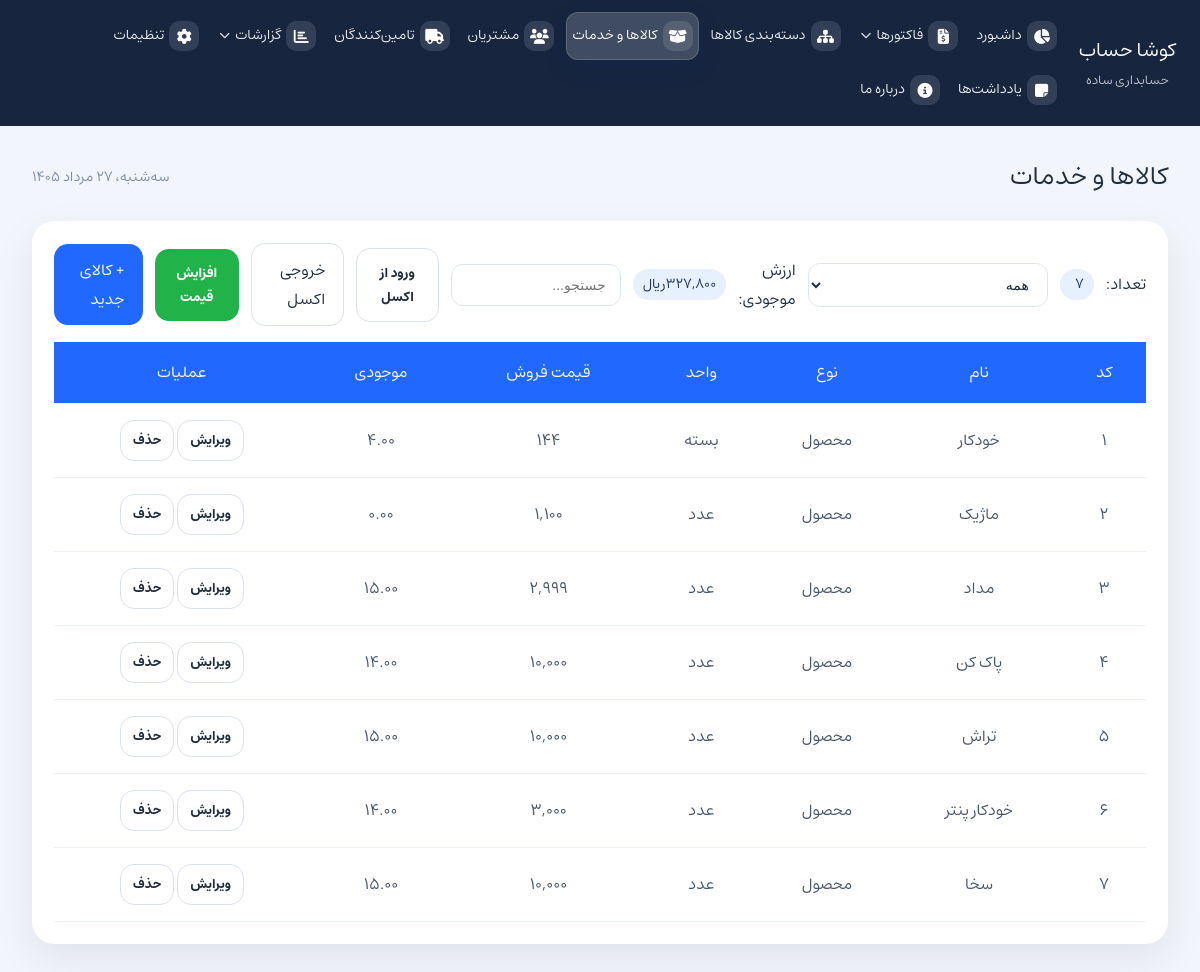
Page /?page=goods-and-services on the committed database.
### tables this page shows
CREATE TABLE `products` (
  `id` int NOT NULL AUTO_INCREMENT,
  `code` varchar(50) NOT NULL,
  `name` varchar(150) NOT NULL,
  `category_id` int DEFAULT NULL,
  `type` enum('product','service') NOT NULL DEFAULT 'product',
  `unit` varchar(50) NOT NULL DEFAULT 'عدد',
  `purchase_price` decimal(14,2) NOT NULL DEFAULT '0.00',
  `sale_price` decimal(14,2) NOT NULL DEFAULT '0.00',
  `stock` decimal(14,2) NOT NULL DEFAULT '0.00',
  `min_stock` decimal(14,2) NOT NULL DEFAULT '0.00',
  `description` text,
  `created_at` timestamp NULL DEFAULT CURRENT_TIMESTAMP,
  PRIMARY KEY (`id`),
  UNIQUE KEY `code` (`code`),
  KEY `category_id` (`category_id`),
  CONSTRAINT `products_ibfk_1` FOREIGN KEY (`category_id`) REFERENCES `product_categories` (`id`) ON DELETE SET NULL
);

### assets/php/product_common.php (the view, shortened to what this page needs)
<?php
function getCategoryTree($mysqli): array
{
    $items = [];
    $result = $mysqli->query('SELECT * FROM product_categories ORDER BY parent_id IS NULL DESC, parent_id, CAST(code AS UNSIGNED)');
    if ($result) {
        while ($row = $result->fetch_assoc()) {
            $items[] = $row;
        }
    }
    $tree = [];
    $children = [];
    foreach ($items as $item) {
        if ($item['parent_id'] === null) {
            $tree[$item['id']] = $item;
        } else {
            $children[$item['parent_id']][] = $item;
        }
    }
    return [$tree, $children];
}
function buildCategoryOptionsHtml($mysqli, $selectedId = '')
{
    list($tree, $children) = getCategoryTree($mysqli);
    $html = '<option value="">بدون دسته‌بندی</option>';
    foreach ($tree as $node) {
        $html .= buildCategoryOption($node, $children, 0, $selectedId);
    }
    return $html;
}
function buildCategoryFilterOptionsHtml($mysqli, $selectedId = '', $firstLabel = 'همه')
{
    list($tree, $children) = getCategoryTree($mysqli);
    $html = '<option value="">' . htmlspecialchars($firstLabel, ENT_QUOTES, 'UTF-8') . '</option>';
    foreach ($tree as $node) {
        $html .= buildCategoryOption($node, $children, 0, $selectedId);
    }
    return $html;
}
function buildCategoryOption(array $node, array $children, int $level, $selectedId): string
{
    $prefix = str_repeat('— ', $level);
    $sel = ((string) $node['id'] === (string) $selectedId) ? ' selected' : '';
    $html = '<option value="' . $node['id'] . '"' . $sel . '>' . $prefix . htmlspecialchars($node['name'], ENT_QUOTES, 'UTF-8') . '</option>';
    if (!empty($children[$node['id']])) {
        foreach ($children[$node['id']] as $child) {
            $html .= buildCategoryOption($child, $children, $level + 1, $selectedId);
        }
    }
    return $html;
}
function getInventorySummary($mysqli): array
{
    $total = 0;
    $value = 0.0;
    $countResult = $mysqli->query('SELECT COUNT(*) AS c FROM products');
    if ($countResult && $row = $countResult->fetch_assoc()) {
        $total = (int) $row['c'];
    }
    $valueResult = $mysqli->query("SELECT COALESCE(SUM(stock * purchase_price), 0) AS v FROM products WHERE type = 'product'");
    if ($valueResult && $row = $valueResult->fetch_assoc()) {
        $value = (float) $row['v'];
    }
    return ['total' => $total, 'value' => $value];
}
function buildProductRow(array $p): string
{
    $esc = function ($v) {
        return htmlspecialchars((string) ($v ?? ''), ENT_QUOTES, 'UTF-8');
    };
    $typeLabel = ($p['type'] === 'service') ? 'خدمت' : 'محصول';
    $saleDisplay = number_format((float) ($p['sale_price'] ?? 0));
    return '<tr class="product-row" data-id="' . $esc($p['id']) . '"'
        . ' data-code="' . $esc($p['code']) . '"'
        . ' data-name="' . $esc($p['name']) . '"'
        . ' data-category-id="' . $esc($p['category_id']) . '"'
        . ' data-type="' . $esc($p['type']) . '"'
        . ' data-unit="' . $esc($p['unit']) . '"'
        . ' data-purchase-price="' . $esc($p['purchase_price']) . '"'
        . ' data-sale-price="' . $esc($p['sale_price']) . '"'
        . ' data-stock="' . $esc($p['stock']) . '"'
        . ' data-min-stock="' . $esc($p['min_stock']) . '"'
        . ' data-description="' . $esc($p['description']) . '">'
        . '<td>' . $esc($p['code']) . '</td>'
        . '<td>' . $esc($p['name']) . '</td>'
        . '<td>' . $esc($typeLabel) . '</td>'
        . '<td>' . $esc($p['unit']) . '</td>'
        . '<td>' . $esc($saleDisplay) . '</td>'
        . '<td>' . $esc($p['stock']) . '</td>'
        . '<td><button class="button-secondary small edit-product" type="button">ویرایش</button> <button class="button-secondary small delete-product" type="button">حذف</button></td>'
        . '</tr>';
}

### pages/goods-and-services.php (shortened to what this page needs)
<?php
require_once __DIR__ . '/../assets/php/product_common.php';
$products = [];
$result = $mysqli->query('SELECT * FROM products ORDER BY CAST(code AS UNSIGNED)');
if ($result) {
    while ($row = $result->fetch_assoc()) {
        $products[] = $row;
    }
}
$summary = getInventorySummary($mysqli);
$categoryOptions = buildCategoryOptionsHtml($mysqli);
?>
<div class="card">
    <div class="page-actions">
        <a href="#" id="new-products" class="button">+ کالای جدید</a>
        <button type="button" class="button button-success" id="openPriceIncreaseModal">افزایش قیمت</button>
        <a href="assets/php/export_products.php" class="button-secondary">خروجی اکسل</a>
        <button type="button" class="button-secondary" id="openProductImportModal">ورود از اکسل</button>
        <div class="filter-panel">
            <span>تعداد:</span>
            <span id="productCount" class="value-badge"><?php echo $summary['total']; ?></span>
            <select id="productCategoryFilter">
                <?php echo buildCategoryFilterOptionsHtml($mysqli); ?>
            </select>
            <span>ارزش موجودی:</span>
            <span class="value-badge"><span id="inventoryValue"><?php echo number_format($summary['value'], 0); ?></span> ریال</span>
            <input type="search" id="productSearch" placeholder="جستجو...">
        </div>
    </div>
    <div class="table-wrapper">
        <table id="products-list" class="action-table">
            <thead>
                <tr>
                    <th>کد</th>
                    <th>نام</th>
                    <th>نوع</th>
                    <th>واحد</th>
                    <th>قیمت فروش</th>
                    <th>موجودی</th>
                    <th>عملیات</th>
                </tr>
            </thead>
            <tbody>
                <?php if (count($products) === 0): ?>
                    <tr class="empty-state-row">
                        <td colspan="7" class="empty-state">کالایی یافت نشد</td>
                    </tr>
                <?php else: ?>
                    <?php foreach ($products as $p): ?>
                        <?php echo buildProductRow($p); ?>
                    <?php endforeach; ?>
                <?php endif; ?>
            </tbody>
        </table>
    </div>
</div>

### rows in the picture
products: code "1", name "خودکار", type "محصول", unit "بسته", sale_price "144", stock "4.00"
products: code "2", name "ماژیک", type "محصول", unit "عدد", sale_price "1,100", stock "0.00"
products: code "3", name "مداد", type "محصول", unit "عدد", sale_price "2,999", stock "15.00"
products: code "4", name "پاک کن", type "محصول", unit "عدد", sale_price "10,000", stock "14.00"
products: code "5", name "تراش", type "محصول", unit "عدد", sale_price "10,000", stock "15.00"
products: code "6", name "خودکار پنتر", type "محصول", unit "عدد", sale_price "3,000", stock "14.00"
products: code "7", name "سخا", type "محصول", unit "عدد", sale_price "10,000", stock "15.00"

### other values in the picture
$label "داشبورد"
$label "دسته‌بندی کالاها"
$label "کالاها و خدمات"
$label "مشتریان"
$label "تامین‌کنندگان"
$label "تنظیمات"
$label "یادداشت‌ها"
$label "درباره ما"
$pages[$page] "کالاها و خدمات"
$shamsiDate "سه‌شنبه، ۲۷ مرداد ۱۴۰۵"
$summary['total'] "7"
$summary['value'] "327,800"
form field value "همه"
